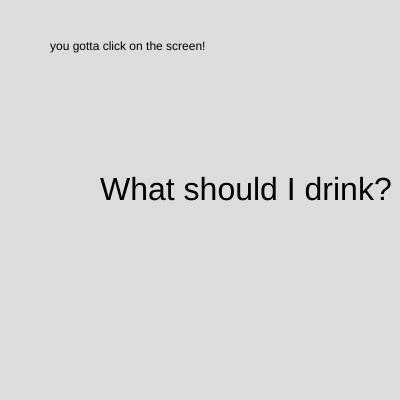
Frame 1 (no input)
Frame 60 (no input): identical to frame 1, image omitted
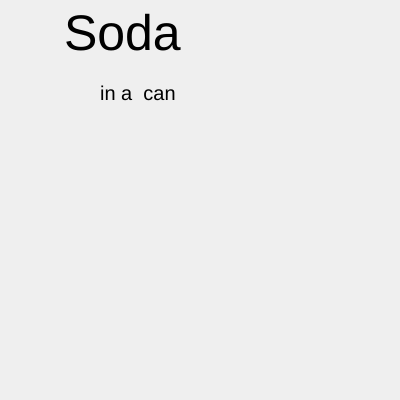
Frame 120 (the mouse pressed at the canvas centre since frame 60)

The p5.js sketch that drew these frames (run headless with seeded random() and noise() and a simulated clock; from frame 60 on, the mouse is pressed at the canvas centre):

// p5.js sketch
// ── sketch.js
let drinks = [{name: " Coffee ", cup: " mug "},
              {name: " Soda ", cup:" can "}, 
              {name: " Water ", cup: " bottle "},
              {name: " Milk ", cup: " glass "},
              {name: " Kombucha ", cup: " growler "},
              {name: " Peepee ", cup: " bladder "}];

let randomIndex;

function setup() {
  createCanvas(400, 400);
  background(220);
  text("you gotta click on the screen!", 50, 50);
   textSize(32);
    text("What should I drink?", 100,200);
  
}

function draw() {

}

function mousePressed(){
  
  if (drinks[0]){
    //displays random name, then splices it out
  background(random(200, 255));
  randomIndex = int(random(drinks.length));
    textSize(50);
  text(drinks[randomIndex].name, 50, 50);
    textSize(20);
    text("in a " + drinks[randomIndex].cup, 100, 100);
  drinks.splice(randomIndex, 1);
  } else { 
    background(random(200,255));
      text("That's all I got, kid..", 100, 200);
  
  }
  
}
